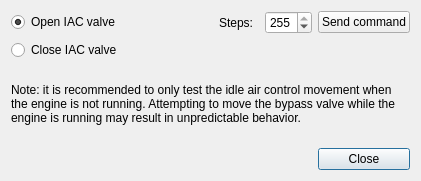
<?xml version="1.0" encoding="UTF-8"?>
<ui version="4.0">
 <class>IdleAirControlDialog</class>
 <widget class="QDialog" name="IdleAirControlDialog">
  <property name="geometry">
   <rect>
    <x>0</x>
    <y>0</y>
    <width>421</width>
    <height>181</height>
   </rect>
  </property>
  <property name="windowTitle">
   <string>Idle Air Control</string>
  </property>
  <layout class="QGridLayout" name="gridLayout">
   <item row="0" column="0" colspan="3">
    <widget class="QRadioButton" name="m_openValveButton">
     <property name="text">
      <string>Open IAC valve</string>
     </property>
     <property name="checked">
      <bool>true</bool>
     </property>
    </widget>
   </item>
   <item row="1" column="0">
    <widget class="QRadioButton" name="m_closeValveButton">
     <property name="text">
      <string>Close IAC valve</string>
     </property>
    </widget>
   </item>
   <item row="0" column="4">
    <widget class="QSpinBox" name="m_stepCountBox">
     <property name="frame">
      <bool>true</bool>
     </property>
     <property name="maximum">
      <number>255</number>
     </property>
     <property name="value">
      <number>255</number>
     </property>
    </widget>
   </item>
   <item row="3" column="5">
    <widget class="QPushButton" name="m_closeButton">
     <property name="text">
      <string>Close</string>
     </property>
    </widget>
   </item>
   <item row="0" column="3">
    <widget class="QLabel" name="m_stepCountLabel">
     <property name="text">
      <string>Steps:</string>
     </property>
    </widget>
   </item>
   <item row="0" column="5">
    <widget class="QPushButton" name="m_sendCommandButton">
     <property name="text">
      <string>Send command</string>
     </property>
    </widget>
   </item>
   <item row="2" column="0" colspan="6">
    <widget class="QLabel" name="m_noticeLabel">
     <property name="text">
      <string>Note: it is recommended to only test the idle air control movement when the engine is not running. Attempting to move the bypass valve while the engine is running may result in unpredictable behavior.</string>
     </property>
     <property name="wordWrap">
      <bool>true</bool>
     </property>
    </widget>
   </item>
  </layout>
 </widget>
 <resources/>
 <connections/>
</ui>
